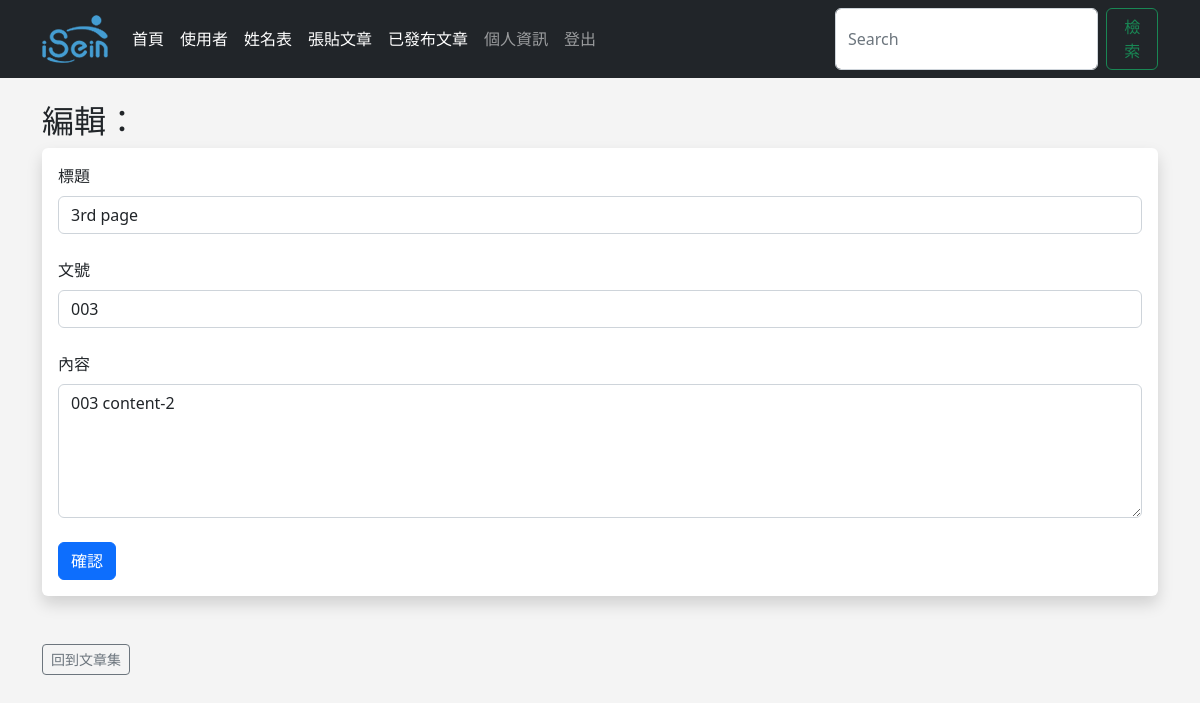
The page /posts/edit/2 (signed in) on the database its author committed.
### app.py (models this page shows)
class Posts(db.Model):
    id = db.Column(db.Integer, primary_key=True)
    title = db.Column(db.String(255))
    content = db.Column(db.Text)
    date_posted = db.Column(db.DateTime, default=datetime.utcnow)
    slug = db.Column(db.String(255))
    poster_id = db.Column(db.Integer, db.ForeignKey('users.id'))

### app.py (the view, shortened to what this page needs)
@app.route('/posts/edit/<int:id>', methods=['GET', 'POST'])
@login_required
def edit_post(id):
    post = Posts.query.get_or_404(id)
    form = PostForm()
    if current_user.id == post.poster_id or current_user.id == 1:
        form.title.data = post.title
        form.slug.data = post.slug
        form.content.data = post.content
        return render_template('edit_post.html', form=form)
    else:
        flash('你不是作者，無權編輯！')
        posts = Posts.query.order_by(Posts.date_posted)
        return render_template("posts.html", posts=posts)

### webforms.py
class PostForm(FlaskForm):
    title = StringField("標題", validators=[DataRequired()])
    content = CKEditorField("內容", validators=[DataRequired()])
    slug = StringField("文號", validators=[DataRequired()])
    submit = SubmitField("確認")

class SearchForm(FlaskForm):
    searched = StringField('Searched', validators=[DataRequired()])
    submit = SubmitField("確認")

### app.py (called while the page is built)
@login_manager.user_loader
def load_user(user_id):
    return Users.query.get(int(user_id))

@app.context_processor
def base():
    form = SearchForm()
    return dict(form=form)

### templates/edit_post.html (shortened to what this page needs)
{% extends 'base.html' %}
{% block content %}
    <h2>編輯：</h2>
    <div class="shadow p-3 mb-5 bg-body rounded">
        <form method="POST">
            {{ form.title.label(class="form-label") }}
            {{ form.title(class="form-control") }}
            <br/>
            {{ form.slug.label(class="form-label") }}
            {{ form.slug(class="form-control") }}
            <br/>
            {{ form.content.label(class="form-label") }}
            {{ form.content(class="form-control", rows=5) }}
            <br/>
            {{ form.submit(class="btn btn-primary") }}
        </form>
    </div>
    <a href="{{ url_for('posts')}}" class="btn btn-outline-secondary btn-sm">回到文章集</a>
    <br/>
{% endblock %}

### static/css/style.css (style rules this page uses)
body { background: #f4f4f4f0; }

### rows shown on the page
Posts: title "3rd page", slug "003", content "003 content-2"
